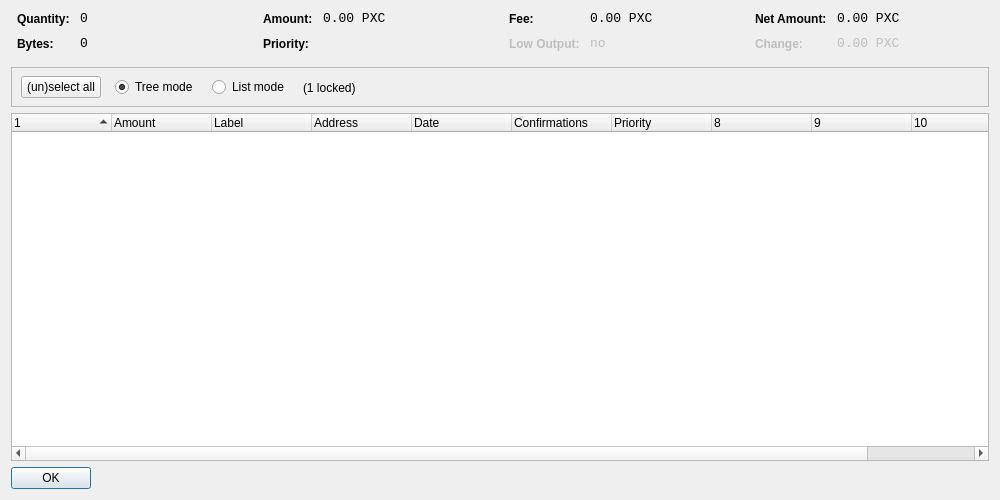
<?xml version="1.0" encoding="UTF-8"?>
<ui version="4.0">
 <class>CoinControlDialog</class>
 <widget class="QDialog" name="CoinControlDialog">
  <property name="geometry">
   <rect>
    <x>0</x>
    <y>0</y>
    <width>1000</width>
    <height>500</height>
   </rect>
  </property>
  <property name="windowTitle">
   <string>Coin Control</string>
  </property>
  <layout class="QVBoxLayout" name="verticalLayout">
   <item>
    <layout class="QHBoxLayout" name="horizontalLayoutTop" stretch="0,0,0,0">
     <property name="topMargin">
      <number>0</number>
     </property>
     <property name="bottomMargin">
      <number>10</number>
     </property>
     <item>
      <layout class="QFormLayout" name="formLayoutCoinControl1">
       <property name="horizontalSpacing">
        <number>10</number>
       </property>
       <property name="verticalSpacing">
        <number>10</number>
       </property>
       <property name="leftMargin">
        <number>6</number>
       </property>
       <property name="rightMargin">
        <number>6</number>
       </property>
       <item row="0" column="0">
        <widget class="QLabel" name="labelCoinControlQuantityText">
         <property name="styleSheet">
          <string notr="true">font-weight:bold;</string>
         </property>
         <property name="text">
          <string>Quantity:</string>
         </property>
        </widget>
       </item>
       <item row="0" column="1">
        <widget class="QLabel" name="labelCoinControlQuantity">
         <property name="font">
          <font>
           <family>Monospace</family>
           <pointsize>10</pointsize>
          </font>
         </property>
         <property name="cursor">
          <cursorShape>IBeamCursor</cursorShape>
         </property>
         <property name="contextMenuPolicy">
          <enum>Qt::ActionsContextMenu</enum>
         </property>
         <property name="text">
          <string notr="true">0</string>
         </property>
         <property name="textInteractionFlags">
          <set>Qt::LinksAccessibleByMouse|Qt::TextSelectableByKeyboard|Qt::TextSelectableByMouse</set>
         </property>
        </widget>
       </item>
       <item row="1" column="0">
        <widget class="QLabel" name="labelCoinControlBytesText">
         <property name="styleSheet">
          <string notr="true">font-weight:bold;</string>
         </property>
         <property name="text">
          <string>Bytes:</string>
         </property>
        </widget>
       </item>
       <item row="1" column="1">
        <widget class="QLabel" name="labelCoinControlBytes">
         <property name="font">
          <font>
           <family>Monospace</family>
           <pointsize>10</pointsize>
          </font>
         </property>
         <property name="cursor">
          <cursorShape>IBeamCursor</cursorShape>
         </property>
         <property name="contextMenuPolicy">
          <enum>Qt::ActionsContextMenu</enum>
         </property>
         <property name="text">
          <string notr="true">0</string>
         </property>
         <property name="textInteractionFlags">
          <set>Qt::LinksAccessibleByMouse|Qt::TextSelectableByKeyboard|Qt::TextSelectableByMouse</set>
         </property>
        </widget>
       </item>
      </layout>
     </item>
     <item>
      <layout class="QFormLayout" name="formLayoutCoinControl2">
       <property name="horizontalSpacing">
        <number>10</number>
       </property>
       <property name="verticalSpacing">
        <number>10</number>
       </property>
       <property name="leftMargin">
        <number>6</number>
       </property>
       <property name="rightMargin">
        <number>6</number>
       </property>
       <item row="0" column="0">
        <widget class="QLabel" name="labelCoinControlAmountText">
         <property name="styleSheet">
          <string notr="true">font-weight:bold;</string>
         </property>
         <property name="text">
          <string>Amount:</string>
         </property>
        </widget>
       </item>
       <item row="0" column="1">
        <widget class="QLabel" name="labelCoinControlAmount">
         <property name="font">
          <font>
           <family>Monospace</family>
           <pointsize>10</pointsize>
          </font>
         </property>
         <property name="cursor">
          <cursorShape>IBeamCursor</cursorShape>
         </property>
         <property name="contextMenuPolicy">
          <enum>Qt::ActionsContextMenu</enum>
         </property>
         <property name="text">
          <string notr="true">0.00 PXC</string>
         </property>
         <property name="textInteractionFlags">
          <set>Qt::LinksAccessibleByMouse|Qt::TextSelectableByKeyboard|Qt::TextSelectableByMouse</set>
         </property>
        </widget>
       </item>
       <item row="1" column="0">
        <widget class="QLabel" name="labelCoinControlPriorityText">
         <property name="styleSheet">
          <string notr="true">font-weight:bold;</string>
         </property>
         <property name="text">
          <string>Priority:</string>
         </property>
        </widget>
       </item>
       <item row="1" column="1">
        <widget class="QLabel" name="labelCoinControlPriority">
         <property name="font">
          <font>
           <family>Monospace</family>
           <pointsize>10</pointsize>
          </font>
         </property>
         <property name="cursor">
          <cursorShape>IBeamCursor</cursorShape>
         </property>
         <property name="contextMenuPolicy">
          <enum>Qt::ActionsContextMenu</enum>
         </property>
         <property name="text">
          <string/>
         </property>
         <property name="textInteractionFlags">
          <set>Qt::LinksAccessibleByMouse|Qt::TextSelectableByKeyboard|Qt::TextSelectableByMouse</set>
         </property>
        </widget>
       </item>
      </layout>
     </item>
     <item>
      <layout class="QFormLayout" name="formLayoutCoinControl3">
       <property name="horizontalSpacing">
        <number>10</number>
       </property>
       <property name="verticalSpacing">
        <number>10</number>
       </property>
       <property name="leftMargin">
        <number>6</number>
       </property>
       <property name="rightMargin">
        <number>6</number>
       </property>
       <item row="0" column="0">
        <widget class="QLabel" name="labelCoinControlFeeText">
         <property name="styleSheet">
          <string notr="true">font-weight:bold;</string>
         </property>
         <property name="text">
          <string>Fee:</string>
         </property>
        </widget>
       </item>
       <item row="0" column="1">
        <widget class="QLabel" name="labelCoinControlFee">
         <property name="font">
          <font>
           <family>Monospace</family>
           <pointsize>10</pointsize>
          </font>
         </property>
         <property name="cursor">
          <cursorShape>IBeamCursor</cursorShape>
         </property>
         <property name="contextMenuPolicy">
          <enum>Qt::ActionsContextMenu</enum>
         </property>
         <property name="text">
          <string notr="true">0.00 PXC</string>
         </property>
         <property name="textInteractionFlags">
          <set>Qt::LinksAccessibleByMouse|Qt::TextSelectableByKeyboard|Qt::TextSelectableByMouse</set>
         </property>
        </widget>
       </item>
       <item row="1" column="0">
        <widget class="QLabel" name="labelCoinControlLowOutputText">
         <property name="enabled">
          <bool>false</bool>
         </property>
         <property name="styleSheet">
          <string notr="true">font-weight:bold;</string>
         </property>
         <property name="text">
          <string>Low Output:</string>
         </property>
        </widget>
       </item>
       <item row="1" column="1">
        <widget class="QLabel" name="labelCoinControlLowOutput">
         <property name="enabled">
          <bool>false</bool>
         </property>
         <property name="font">
          <font>
           <family>Monospace</family>
           <pointsize>10</pointsize>
          </font>
         </property>
         <property name="cursor">
          <cursorShape>IBeamCursor</cursorShape>
         </property>
         <property name="contextMenuPolicy">
          <enum>Qt::ActionsContextMenu</enum>
         </property>
         <property name="text">
          <string>no</string>
         </property>
         <property name="textInteractionFlags">
          <set>Qt::LinksAccessibleByMouse|Qt::TextSelectableByKeyboard|Qt::TextSelectableByMouse</set>
         </property>
        </widget>
       </item>
      </layout>
     </item>
     <item>
      <layout class="QFormLayout" name="formLayoutCoinControl4">
       <property name="horizontalSpacing">
        <number>10</number>
       </property>
       <property name="verticalSpacing">
        <number>10</number>
       </property>
       <property name="leftMargin">
        <number>6</number>
       </property>
       <property name="rightMargin">
        <number>6</number>
       </property>
       <item row="0" column="0">
        <widget class="QLabel" name="labelCoinControlNetAmountText">
         <property name="styleSheet">
          <string notr="true">font-weight:bold;</string>
         </property>
         <property name="text">
          <string>Net Amount:</string>
         </property>
        </widget>
       </item>
       <item row="0" column="1">
        <widget class="QLabel" name="labelCoinControlNetAmount">
         <property name="font">
          <font>
           <family>Monospace</family>
           <pointsize>10</pointsize>
          </font>
         </property>
         <property name="cursor">
          <cursorShape>IBeamCursor</cursorShape>
         </property>
         <property name="contextMenuPolicy">
          <enum>Qt::ActionsContextMenu</enum>
         </property>
         <property name="text">
          <string notr="true">0.00 PXC</string>
         </property>
         <property name="textInteractionFlags">
          <set>Qt::LinksAccessibleByMouse|Qt::TextSelectableByKeyboard|Qt::TextSelectableByMouse</set>
         </property>
        </widget>
       </item>
       <item row="1" column="0">
        <widget class="QLabel" name="labelCoinControlChangeText">
         <property name="enabled">
          <bool>false</bool>
         </property>
         <property name="styleSheet">
          <string notr="true">font-weight:bold;</string>
         </property>
         <property name="text">
          <string>Change:</string>
         </property>
        </widget>
       </item>
       <item row="1" column="1">
        <widget class="QLabel" name="labelCoinControlChange">
         <property name="enabled">
          <bool>false</bool>
         </property>
         <property name="font">
          <font>
           <family>Monospace</family>
           <pointsize>10</pointsize>
          </font>
         </property>
         <property name="cursor">
          <cursorShape>IBeamCursor</cursorShape>
         </property>
         <property name="contextMenuPolicy">
          <enum>Qt::ActionsContextMenu</enum>
         </property>
         <property name="text">
          <string notr="true">0.00 PXC</string>
         </property>
         <property name="textInteractionFlags">
          <set>Qt::LinksAccessibleByMouse|Qt::TextSelectableByKeyboard|Qt::TextSelectableByMouse</set>
         </property>
        </widget>
       </item>
      </layout>
     </item>
    </layout>
   </item>
   <item>
    <widget class="QFrame" name="frame">
     <property name="minimumSize">
      <size>
       <width>0</width>
       <height>40</height>
      </size>
     </property>
     <property name="frameShape">
      <enum>QFrame::StyledPanel</enum>
     </property>
     <property name="frameShadow">
      <enum>QFrame::Sunken</enum>
     </property>
     <widget class="QWidget" name="horizontalLayoutWidget">
      <property name="geometry">
       <rect>
        <x>10</x>
        <y>0</y>
        <width>781</width>
        <height>41</height>
       </rect>
      </property>
      <layout class="QHBoxLayout" name="horizontalLayoutPanel" stretch="0,0,0,0,0">
       <property name="spacing">
        <number>14</number>
       </property>
       <item>
        <widget class="QPushButton" name="pushButtonSelectAll">
         <property name="sizePolicy">
          <sizepolicy hsizetype="Maximum" vsizetype="Fixed">
           <horstretch>0</horstretch>
           <verstretch>0</verstretch>
          </sizepolicy>
         </property>
         <property name="text">
          <string>(un)select all</string>
         </property>
        </widget>
       </item>
       <item>
        <widget class="QRadioButton" name="radioTreeMode">
         <property name="sizePolicy">
          <sizepolicy hsizetype="Maximum" vsizetype="Fixed">
           <horstretch>0</horstretch>
           <verstretch>0</verstretch>
          </sizepolicy>
         </property>
         <property name="text">
          <string>Tree mode</string>
         </property>
         <property name="checked">
          <bool>true</bool>
         </property>
        </widget>
       </item>
       <item>
        <widget class="QRadioButton" name="radioListMode">
         <property name="sizePolicy">
          <sizepolicy hsizetype="Maximum" vsizetype="Fixed">
           <horstretch>0</horstretch>
           <verstretch>0</verstretch>
          </sizepolicy>
         </property>
         <property name="text">
          <string>List mode</string>
         </property>
        </widget>
       </item>
       <item>
        <widget class="QLabel" name="labelLocked">
         <property name="text">
          <string>(1 locked)</string>
         </property>
        </widget>
       </item>
       <item>
        <spacer name="horizontalSpacer">
         <property name="orientation">
          <enum>Qt::Horizontal</enum>
         </property>
         <property name="sizeHint" stdset="0">
          <size>
           <width>40</width>
           <height>20</height>
          </size>
         </property>
        </spacer>
       </item>
      </layout>
     </widget>
    </widget>
   </item>
   <item>
    <widget class="CoinControlTreeWidget" name="treeWidget">
     <property name="contextMenuPolicy">
      <enum>Qt::CustomContextMenu</enum>
     </property>
     <property name="sortingEnabled">
      <bool>false</bool>
     </property>
     <property name="columnCount">
      <number>11</number>
     </property>
     <attribute name="headerShowSortIndicator" stdset="0">
      <bool>true</bool>
     </attribute>
     <attribute name="headerStretchLastSection">
      <bool>false</bool>
     </attribute>
     <column>
      <property name="text">
       <string/>
      </property>
     </column>
     <column>
      <property name="text">
       <string>Amount</string>
      </property>
     </column>
     <column>
      <property name="text">
       <string notr="true">Label</string>
      </property>
     </column>
     <column>
      <property name="text">
       <string>Address</string>
      </property>
     </column>
     <column>
      <property name="text">
       <string>Date</string>
      </property>
     </column>
     <column>
      <property name="text">
       <string>Confirmations</string>
      </property>
      <property name="toolTip">
       <string>Confirmed</string>
      </property>
     </column>
     <column>
      <property name="text">
       <string>Priority</string>
      </property>
     </column>
     <column>
      <property name="text">
       <string/>
      </property>
     </column>
     <column>
      <property name="text">
       <string/>
      </property>
     </column>
     <column>
      <property name="text">
       <string/>
      </property>
     </column>
     <column>
      <property name="text">
       <string/>
      </property>
     </column>
    </widget>
   </item>
   <item>
    <widget class="QDialogButtonBox" name="buttonBox">
     <property name="sizePolicy">
      <sizepolicy hsizetype="Maximum" vsizetype="Fixed">
       <horstretch>0</horstretch>
       <verstretch>0</verstretch>
      </sizepolicy>
     </property>
     <property name="orientation">
      <enum>Qt::Horizontal</enum>
     </property>
     <property name="standardButtons">
      <set>QDialogButtonBox::Ok</set>
     </property>
    </widget>
   </item>
  </layout>
 </widget>
 <customwidgets>
  <customwidget>
   <class>CoinControlTreeWidget</class>
   <extends>QTreeWidget</extends>
   <header>coincontroltreewidget.h</header>
  </customwidget>
 </customwidgets>
 <resources/>
 <connections/>
</ui>
